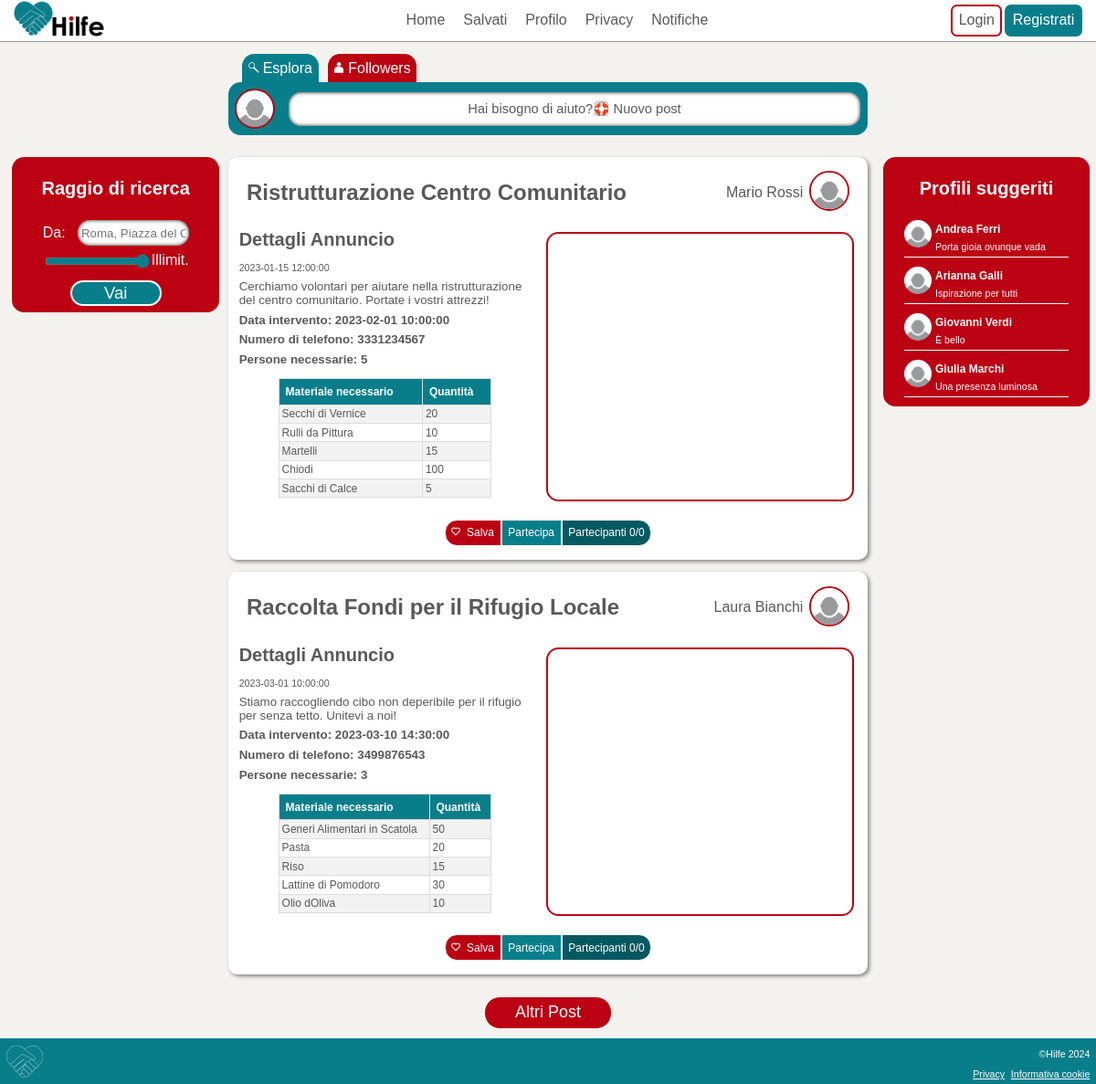
Page /website/index.php on the committed database.
### tables this page shows
CREATE TABLE IF NOT EXISTS `PostInterventi` (
  `idPostIntervento` INT NOT NULL,
  `TitoloPost` VARCHAR(100) NULL,
  `DescrizionePost` VARCHAR(500) NULL,
  `DataIntervento` DATETIME NULL,
  `DataPubblicazione` DATETIME NULL,
  `PersoneRichieste` INT UNSIGNED NULL,
  `PosizioneLongitudine` DECIMAL(14,10) NULL,
  `PosizioneLatitudine` DECIMAL(14,10) NULL,
  `Indirizzo` VARCHAR(500) NULL,
  `Autore_idUser` INT NOT NULL,
  PRIMARY KEY (`idPostIntervento`),
  INDEX `fk_PostInterventi_User1_idx` (`Autore_idUser` ASC) ,
  CONSTRAINT `fk_PostInterventi_User1`
    FOREIGN KEY (`Autore_idUser`)
    REFERENCES `User` (`idUser`)
    ON DELETE NO ACTION
    ON UPDATE NO ACTION);

CREATE TABLE IF NOT EXISTS `User` (
  `idUser` INT NOT NULL,
  `Name` VARCHAR(45) NULL,
  `Surname` VARCHAR(45) NULL,
  `PhoneNumber` VARCHAR(45) NULL,
  `Email` VARCHAR(45) NOT NULL,
  `Salt` VARCHAR(100) NULL,
  `Password` VARCHAR(500) NULL,
  `Bio` VARCHAR(45) NULL,
  `Birthday` DATE NULL,
  `PubKey` VARCHAR(45) NULL,
  `FotoProfilo` VARCHAR(100) NULL,
  `Username` VARCHAR(45) NOT NULL,
  `Address` VARCHAR(500) NULL,
  `AddressLat` DECIMAL(14,10) NULL,
  `AddressLong` DECIMAL(14,10) NULL,
  PRIMARY KEY (`idUser`),
  UNIQUE INDEX `Username_UNIQUE` (`Username` ASC) ,
  UNIQUE INDEX `Email_UNIQUE` (`Email` ASC) );

CREATE TABLE IF NOT EXISTS `Materiale` (
  `idMateriale` INT NOT NULL,
  `DescrizioneMateriale` VARCHAR(200) NULL,
  `Unita` INT UNSIGNED NULL,
  `idPostIntervento` INT NOT NULL,
  PRIMARY KEY (`idMateriale`),
  INDEX `fk_Materiale_PostInterventi1_idx` (`idPostIntervento` ASC) ,
  CONSTRAINT `fk_Materiale_PostInterventi1`
    FOREIGN KEY (`idPostIntervento`)
    REFERENCES `PostInterventi` (`idPostIntervento`)
    ON DELETE NO ACTION
    ON UPDATE NO ACTION);

### website/index.php (called while the page is built, shortened)
<?php
$templateParams["title"] = "Hilfe-Home";
$templateParams["css"][] = "styleHome.css";
$templateParams["css"][] = "styleLayoutDesktop.css";
$templateParams["css"][] = "styleArticle.css";
$templateParams["js"][] = "../js/sidebar.js";
$templateParams["js"][] = "https://code.jquery.com/jquery-3.6.4.min.js";
$templateParams["js"][] = "../js/buttonHandler.js";
$templateParams["js"][] = "../js/updateRangeBar.js";
$templateParams["page"] = "home.php";
$templateParams["lastLoaded"] = 0;
$templateParams["lat"] = 0;
$templateParams["long"] = 0;
$templateParams["range"] = 100;
require 'template/base.php';
?>

### website/db/databaseMySql.php (called while the page is built, shortened)
<?php
class DatabaseHelperMySql implements DatabaseHelper
{
    private $db;
    public function __construct($servername, $username, $password, $dbname)
    {
        $this->db = new mysqli($servername, $username, $password, $dbname);
    }
    public function getHelpPosts($n, $startId, $lat, $long, $radius)
    {
        $earthRadius = 6371;
        $radius = ($radius > 99) ? $radius * 10000 : $radius;
        $latRange = rad2deg($radius / $earthRadius);
        $longRange = rad2deg($radius / ($earthRadius * cos(deg2rad($lat))));
        $stmt = $this->db->prepare("SELECT * FROM PostInterventi WHERE idPostIntervento > ? AND PosizioneLongitudine BETWEEN ? AND ? AND PosizioneLatitudine BETWEEN ? AND ? LIMIT ?");
        $longMinus = $long - $longRange;
        $longPlus = $long + $longRange;
        $latMinus = $lat - $latRange;
        $latPlus = $lat + $latRange;
        $stmt->bind_param('iddddi', $startId,  $latMinus, $latPlus, $longMinus, $longPlus, $n);
        $stmt->execute();
        $result = $stmt->get_result();
        return $result->fetch_all(MYSQLI_ASSOC);
    }
    public function getAuthorFromHelpPost($id)
    {
        $stmt = $this->db->prepare("SELECT * FROM User, PostInterventi WHERE idUser = Autore_idUser AND idPostIntervento = ?");
        $stmt->bind_param('i', $id);
        $stmt->execute();
        $result = $stmt->get_result();
        return $result->fetch_all(MYSQLI_ASSOC)[0];
    }
    public function getMaterialFromHelpPost($id)
    {
        $stmt = $this->db->prepare("SELECT * FROM Materiale WHERE idPostIntervento = ?");
        $stmt->bind_param('i', $id);
        $stmt->execute();
        $result = $stmt->get_result();
        return $result->fetch_all(MYSQLI_ASSOC);
    }
    private function getPicFromId($id)
    {
        $stmt = $this->db->prepare("SELECT FotoProfilo FROM User WHERE idUser = ?");
        $stmt->bind_param('i', $id);
        $stmt->execute();
        $result = $stmt->get_result();
        $lines = $result->fetch_all(MYSQLI_ASSOC);
        if (count($lines) == 0 || $lines[0]["FotoProfilo"] == null) {
            return DEFAULT_PIC_PATH . DEFAULT_PIC;
        } else {
            return DEFAULT_PIC_PATH . $lines[0]["FotoProfilo"];
        }
    }
    public function getProfilePic($id)
    {
        return $this->getPicFromId($id);
    }
    public function getSelfProfilePic()
    {
        return DEFAULT_PIC_PATH . DEFAULT_PIC;
    }
    public function getSuggestedUsers($n)
    {
        $suggestedUsers = [];
        if (count($suggestedUsers) < $n) {
            $stmt = $this->db->prepare("SELECT * FROM User ORDER BY RAND() LIMIT ?");
            $stmt->bind_param('i', $n);
            $stmt->execute();
            $result = $stmt->get_result();
            $entries = $result->fetch_all(MYSQLI_ASSOC);
            foreach ($entries as $key => $entry) {
                $entries[$key]["Motivazione"] = CUTE_PHRASES[array_rand(CUTE_PHRASES)];
            }
            $suggestedUsers = array_merge($suggestedUsers, $entries);
            return $suggestedUsers;
        }
    }
    public function getAddress()
    {
        if (isLogged()) {
            $stmt = $this->db->prepare("SELECT Address, AddressLat, AddressLong FROM User WHERE idUser = ?");
            $stmt->bind_param('i', $_SESSION["idUser"]);
            $stmt->execute();
            $result = $stmt->get_result();
            $lines = $result->fetch_all(MYSQLI_ASSOC);
            return $lines[0];
        } else {
            $result["Address"] = "Roma, Piazza del Colosseo 1";
            $result["AddressLat"] = 0.0;
            $result["AddressLong"] = 0.0;
            return $result;
        }
    }
}
$dbh = new DatabaseHelperMySql("localhost", "root", "", "HilfeDb", 3306);

### website/config.php (called while the page is built, shortened)
<?php
$START_POST_NUMBER = 2;
?>

### website/template/article.php (the view, shortened to what this page needs)
<?php require_once('map.php'); ?>
<?php if(isset($post["idPostIntervento"])):?>
<article class="HelpPost" id="<?php echo $post["idPostIntervento"]; ?>,<?php echo $post["PersoneRichieste"]; ?>">
    <header>
        <h1><?php echo $post["TitoloPost"]; ?></h1>
        <div class="infoUtente">
            <a href="profile.php?id=<?php echo $post["Autore_idUser"];?>" class="nomeAutore"><?php $autore = $dbh->getAuthorFromHelpPost($post["idPostIntervento"]);
                                                            echo $autore["Name"] . " " . $autore["Surname"] ?></a>
            <a href="profile.php?id=<?php echo $post["Autore_idUser"];?>"><img class="profilo" id="profilo<?php echo $post["Autore_idUser"];?>" src="../<?php echo $dbh->getProfilePic($post["Autore_idUser"]); ?>" alt="profilo"></a>
        </div>
    </header>
    <div class="content">
        <section lang="ita">
            <h3>Dettagli Annuncio</h3>
            <p class="date"><?php echo $post["DataPubblicazione"]; ?></p>
            <p><?php echo $post["DescrizionePost"]; ?></p>
            <p class="time">Data intervento: <?php echo $post["DataIntervento"]; ?></p>
            <?php if ($autore["PhoneNumber"] != null) : ?>
                <p class="phoneNumber">Numero di telefono: <?php echo $autore["PhoneNumber"]; ?></p>
            <?php endif ?>
            <p class="people">Persone necessarie: <?php echo $post["PersoneRichieste"]; ?></p>
            <?php $materiale = $dbh->getMaterialFromHelpPost($post["idPostIntervento"]);
            if (count($materiale) > 0) : ?>
                <table>
                    <tr>
                        <th>Materiale necessario</th>
                        <th>Quantità</th>
                    </tr>
                    <?php foreach ($materiale as $item) : ?>
                        <tr>
                            <td><?php echo $item["DescrizioneMateriale"]; ?></td>
                            <td><?php echo $item["Unita"]; ?></td>
                        </tr>
                    <?php endforeach ?>
                </table>
            <?php endif ?>
        </section>
        <?php insertmap($post["idPostIntervento"]) ?>
    </div>
    <footer>
        <button type="button" class="buttonSalva" id="buttonSalva<?php echo $post["idPostIntervento"] ?>" onclick=<?php if(isLogged()) {echo "\"toggleSalva(".$post["idPostIntervento"]." ,".$post["PersoneRichieste"].")\"";}else{echo "toLoginPage()";}?>><img class="iconButton" src="../Icons/HeartEmpty.svg" alt="">Salva</button><button type="button" class="buttonPartecipa" id="buttonPartecipa<?php echo $post["idPostIntervento"] ?>" name="Partecipa" onclick=<?php if(isLogged()) {echo "\"togglePartecipa(".$post["idPostIntervento"]." ,".$post["PersoneRichieste"].")\"";}else{echo "toLoginPage()";}?>>Partecipa</button><button type="button" class="buttonPartecipanti" onclick=<?php echo "\"openPopup(".$post["idPostIntervento"].")\""?> data-progress-text="Partecipa" data-complete-text="Al completo"><span id="progress<?php echo $post["idPostIntervento"] ?>" class="button__progress"></span><span id="partecipaLablel<?php echo $post["idPostIntervento"] ?>" class="button__text">Partecipanti 0/0</span></button>
    </footer>
</article>
    <?php endif;?>

### website/template/home.php (shortened to what this page needs)
<header class="newPostContainer">
    <div class="navbar">
        <a class="default" href="#"><img class="icon" src="../Icons/Lens.svg" alt="">Esplora</a>
        <a href="homeFollow.php"><img class="icon" src="../Icons/Profile.svg" alt="">Followers</a>
    </div>
    <div class="newPost">
        <img src="../<?php echo $dbh->getSelfProfilePic(); ?>" alt="Profilo 1" class="profilo">
        <a href="postHelpEdit.php">Hai bisogno di aiuto?🛟 Nuovo post</a>
    </div>
</header>
<div class="centralContent">
    <aside class="leftAside">
        <h2>Raggio di ricerca</h2>
        <div class="partenzaContainer">
            <label for="partenza">Da:</label>
            <input type="text" id="partenza" placeholder="<?php echo $dbh->getAddress()["Address"] ?>" />
        </div>
        <div class="rangeContainer">
            <input id="range" type="range" min="0" max="100" value="100" />
            <span id="rangeValue">Illimit.</span>
        </div>
        <button type="button" class="vai" onclick="updatePosts()">Vai</button>
    </aside>
    <main class="articles">
        <?php foreach ($dbh->getHelpPosts($START_POST_NUMBER, $templateParams["lastLoaded"], $templateParams["lat"], $templateParams["long"], $templateParams["range"]) as $post) : ?>
            <?php include 'article.php'; ?>
        <?php endforeach; ?>
        <button type="button" class="buttonAltriPost" onclick="morePosts()">Altri Post</button>
    </main>
    <?php include 'suggestions.php'; ?>
</div>

### website/template/map.php
<?php
function insertmap($id)
{ ?>
    <div id="map<?php echo $id; ?>" class="openmap"></div>
<?php
}
?>

### website/template/suggestions.php
<aside class="rightAside">
    <h2>Profili suggeriti</h2>
    <?php foreach ($dbh->getSuggestedUsers(START_SUGGESTED_USERS) as $user) : ?>
        <?php require 'profilePreview.php'; ?>
    <?php endforeach; ?>
</aside>

### website/template/profilePreview.php (shortened to what this page needs)
<a href="profiloUtente.php/<?php echo $user["idUser"] ?>" class="infoUser">
            <img src="../<?php echo $dbh->getProfilePic($user["idUser"]);?>" alt="immagine profilo di <?php echo $user["Name"] ?> <?php echo $user["Surname"] ?>">
            <div class="profile">
                <span><?php echo $user["Name"] ?> <?php echo $user["Surname"] ?></span>
                <p class="amici"><?php
                if(isset($user["Motivazione"])){ echo $user["Motivazione"];}
                ?></p>
            </div>
        </a>

### rows in the picture
postinterventi: TitoloPost "Ristrutturazione Centro Comunitario", Autore_idUser.Name "Mario", Autore_idUser.Surname "Rossi", DataPubblicazione "2023-01-15 12:00:00", DescrizionePost "Cerchiamo volontari per aiutare nella ristrutturazione del centro comunitario. Portate i vostri attrezzi!", DataIntervento "2023-02-01 10:00:00", Autore_idUser.PhoneNumber "3331234567", PersoneRichieste "5"
materiale: DescrizioneMateriale "Secchi di Vernice", Unita "20"
materiale: DescrizioneMateriale "Rulli da Pittura", Unita "10"
materiale: DescrizioneMateriale "Martelli", Unita "15"
materiale: DescrizioneMateriale "Chiodi", Unita "100"
materiale: DescrizioneMateriale "Sacchi di Calce", Unita "5"
postinterventi: TitoloPost "Raccolta Fondi per il Rifugio Locale", Autore_idUser.Name "Laura", Autore_idUser.Surname "Bianchi", DataPubblicazione "2023-03-01 10:00:00", DescrizionePost "Stiamo raccogliendo cibo non deperibile per il rifugio per senza tetto. Unitevi a noi!", DataIntervento "2023-03-10 14:30:00", Autore_idUser.PhoneNumber "3499876543", PersoneRichieste "3"
materiale: DescrizioneMateriale "Generi Alimentari in Scatola", Unita "50"
materiale: DescrizioneMateriale "Pasta", Unita "20"
materiale: DescrizioneMateriale "Riso", Unita "15"
materiale: DescrizioneMateriale "Lattine di Pomodoro", Unita "30"
materiale: DescrizioneMateriale "Olio dOliva", Unita "10"
user: Name "Andrea", Surname "Ferri", Motivazione "Porta gioia ovunque vada"
user: Name "Arianna", Surname "Galli", Motivazione "Ispirazione per tutti"
user: Name "Giovanni", Surname "Verdi", Motivazione "È bello"
user: Name "Giulia", Surname "Marchi", Motivazione "Una presenza luminosa"
